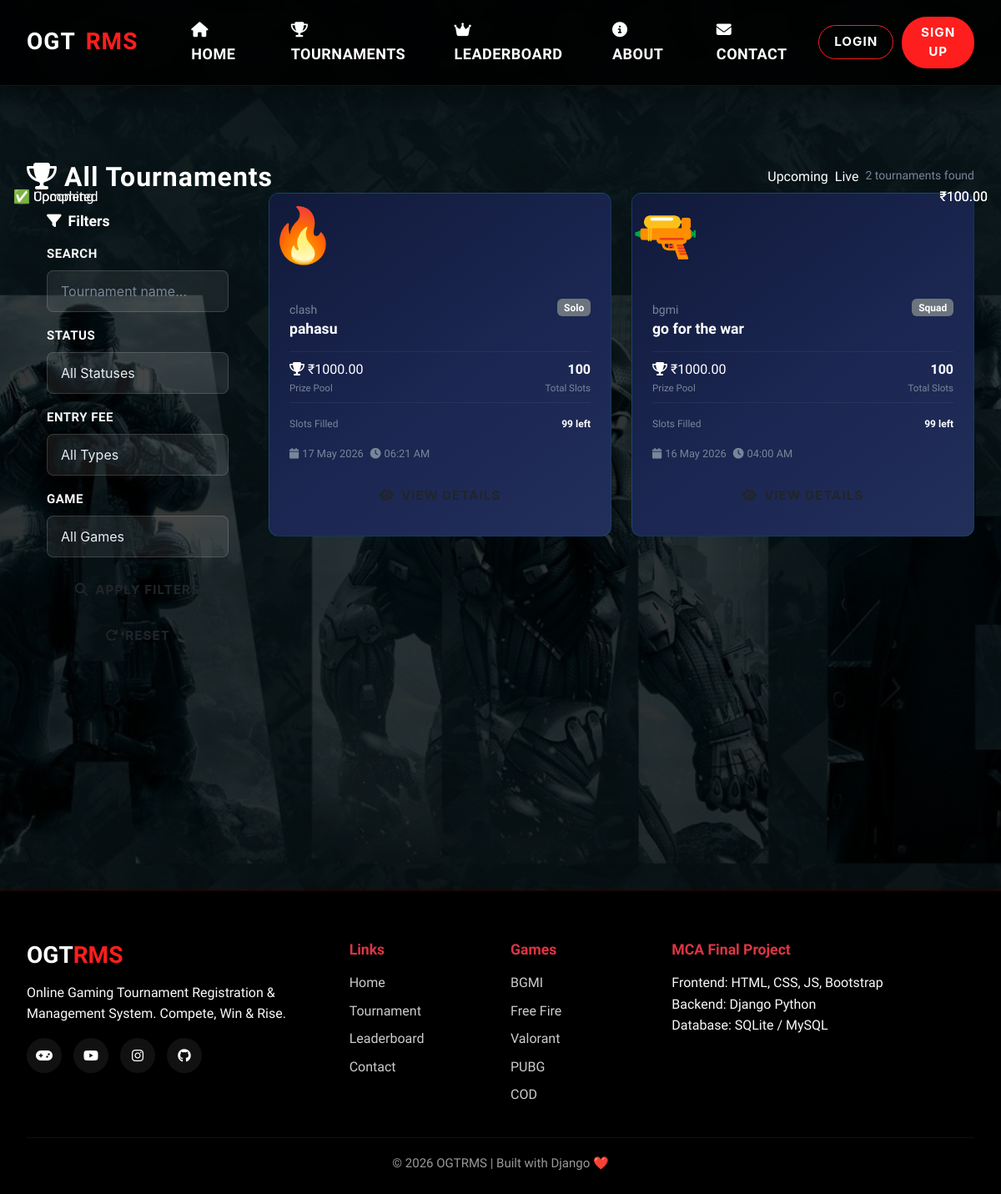
/tournaments/, run on the app's committed database.
### core/models.py (models this page shows, shortened)
class Tournament(models.Model):
    game = models.ForeignKey(Game, on_delete=models.CASCADE, related_name='tournaments')
    title = models.CharField(max_length=200)
    description = models.TextField()
    tournament_type = models.CharField(max_length=10, choices=TOURNAMENT_TYPE, default='SQUAD')
    status = models.CharField(max_length=15, choices=TOURNAMENT_STATUS, default='UPCOMING')
    entry_fee = models.DecimalField(max_digits=10, decimal_places=2, default=0)
    prize_pool = models.DecimalField(max_digits=12, decimal_places=2, default=0)
    first_prize = models.DecimalField(max_digits=10, decimal_places=2, default=0)
    second_prize = models.DecimalField(max_digits=10, decimal_places=2, default=0)
    third_prize = models.DecimalField(max_digits=10, decimal_places=2, default=0)
    total_slots = models.IntegerField(default=100)
    registered_slots = models.IntegerField(default=0)
    start_date = models.DateTimeField()
    end_date = models.DateTimeField()
    registration_deadline = models.DateTimeField()
    room_id = models.CharField(max_length=50, blank=True)
    room_password = models.CharField(max_length=50, blank=True)
    rules = models.TextField(blank=True)
    map_name = models.CharField(max_length=100, blank=True)
    is_featured = models.BooleanField(default=False)
    upi_id = models.CharField(max_length=100, default='ogtrms@upi')
    banner_image = models.ImageField(upload_to='tournament_banners/', blank=True, null=True)
    created_at = models.DateTimeField(auto_now_add=True)
    updated_at = models.DateTimeField(auto_now=True)
    @property
    def slots_left(self):
        return self.total_slots - self.registered_slots
    @property
    def is_free(self):
        return self.entry_fee == 0
    @property
    def fill_percentage(self):
        if self.total_slots == 0:
            return 0
        return int((self.registered_slots / self.total_slots) * 100)
    class Meta:
        verbose_name = "Tournament"
        verbose_name_plural = "Tournaments"
        ordering = ['-created_at']

class Game(models.Model):
    name = models.CharField(max_length=100, choices=GAME_CHOICES)
    display_name = models.CharField(max_length=100)
    description = models.TextField()
    image = models.ImageField(upload_to='games/', blank=True, null=True)
    banner = models.ImageField(upload_to='banners/', blank=True, null=True)
    genre = models.CharField(max_length=50, default='Battle Royale')
    is_active = models.BooleanField(default=True)
    created_at = models.DateTimeField(auto_now_add=True)
    class Meta:
        verbose_name = "Game"
        verbose_name_plural = "Games"

### core/views.py (the view)
# urls.py: path('tournaments/', views.tournaments_list, name='tournaments_list'),
def tournaments_list(request):
    q = request.GET.get('q', '')
    status_filter = request.GET.get('status', '')
    fee_filter = request.GET.get('fee', '')
    game_filter = request.GET.get('game', '')
    tournaments = Tournament.objects.select_related('game').all()
    if q:
        tournaments = tournaments.filter(
            Q(title__icontains=q) | Q(game__display_name__icontains=q)
        )
    if status_filter:
        tournaments = tournaments.filter(status=status_filter)
    if fee_filter == 'free':
        tournaments = tournaments.filter(entry_fee=0)
    elif fee_filter == 'paid':
        tournaments = tournaments.filter(entry_fee__gt=0)
    if game_filter:
        tournaments = tournaments.filter(game__name=game_filter)
    paginator = Paginator(tournaments, 9)
    page = request.GET.get('page', 1)
    tournaments_page = paginator.get_page(page)
    games = Game.objects.filter(is_active=True)
    context = {
        'tournaments': tournaments_page,
        'games': games,
        'q': q,
        'status_filter': status_filter,
        'fee_filter': fee_filter,
        'game_filter': game_filter,
    }
    return render(request, 'core/tournaments/list.html', context)

### core/context_processors.py (called while the page is built)
def site_context(request):
    context = {
        'site_name': 'OGTRMS',
        'site_tagline': 'Online Gaming Tournament Registration & Management System',
    }
    if request.user.is_authenticated:
        unread_count = Notification.objects.filter(
            Q(user=request.user) | Q(is_global=True),
            is_read=False
        ).count()
        context['unread_notifications'] = unread_count
    live_count = Tournament.objects.filter(status='LIVE').count()
    context['live_tournament_count'] = live_count
    return context

### core/templates/core/tournaments/list.html (shortened to what this page needs)
{% extends 'core/base.html' %}
{% load static %}
{% block content %}
<section class="page-banner">
    <div class="container">
        <div class="d-flex justify-content-between align-items-center flex-wrap gap-3">
            <h1 class="page-banner-title mb-0"><i class="fas fa-trophy me-2"></i>All Tournaments</h1>
            <div class="d-flex gap-2 flex-wrap">
                <span class="status-pill pill-UPCOMING">Upcoming</span>
                <span class="status-pill pill-APPROVED">Live</span>
                <span class="text-muted small">{{ tournaments.paginator.count }} tournaments found</span>
            </div>
        </div>
    </div>
</section>
<section class="section-padding">
    <div class="container">
        <div class="row g-4">
            <div class="col-lg-3">
                <div class="card-gaming p-4">
                    <h5 class="mb-3"><i class="fas fa-filter me-2 text-neon"></i>Filters</h5>
                    <form method="GET" class="needs-validation">
                        <div class="mb-3">
                            <label class="form-label">Search</label>
                            <input type="text" name="q" value="{{ q }}" id="tournamentSearch" class="form-control" placeholder="Tournament name...">
                        </div>
                        <div class="mb-3">
                            <label class="form-label">Status</label>
                            <select name="status" class="form-select">
                                <option value="">All Statuses</option>
                            </select>
                        </div>
                        <div class="mb-3">
                            <label class="form-label">Entry Fee</label>
                            <select name="fee" class="form-select">
                                <option value="">All Types</option>
                            </select>
                        </div>
                        <div class="mb-3">
                            <label class="form-label">Game</label>
                            <select name="game" class="form-select">
                                <option value="">All Games</option>
                            </select>
                        </div>
                        <button type="submit" class="btn btn-neon w-100 mb-2">
                            <i class="fas fa-search me-2"></i>Apply Filters
                        </button>
                        <a href="{% url 'tournaments_list' %}" class="btn btn-outline-neon w-100">
                            <i class="fas fa-redo me-2"></i>Reset
                        </a>
                    </form>
                </div>
            </div>
            <div class="col-lg-9">
                {% if tournaments %}
                <div class="row g-4">
                    {% for tournament in tournaments %}
                    <div class="col-md-6 col-lg-6">
                        <div class="tournament-card">
                            <div class="game-banner-placeholder {% if 'BGMI' in tournament.game.name %}game-bgmi{% elif 'FREE' in tournament.game.name %}game-ff{% elif 'VALORANT' in tournament.game.name %}game-valorant{% elif 'PUBG' in tournament.game.name %}game-pubg{% elif 'COD' in tournament.game.name %}game-cod{% else %}game-fifa{% endif %}">
                                <div class="position-absolute top-0 start-0 w-100 p-3 d-flex justify-content-between align-items-start">
                                    <span class="status-badge status-{{ tournament.status }}">
                                        {% if tournament.status == 'LIVE' %}🔴{% elif tournament.status == 'UPCOMING' %}⏳{% else %}✅{% endif %}
                                        {{ tournament.get_status_display }}
                                    </span>
                                    {% if tournament.is_free %}<span class="fee-badge fee-free">FREE</span>{% else %}<span class="fee-badge fee-paid">₹{{ tournament.entry_fee }}</span>{% endif %}
                                </div>
                                <div style="font-size:4rem;z-index:1;position:relative;">
                                    {% if 'BGMI' in tournament.game.name %}🔫{% elif 'FREE' in tournament.game.name %}🔥{% elif 'VALORANT' in tournament.game.name %}🎯{% elif 'PUBG' in tournament.game.name %}🪖{% elif 'COD' in tournament.game.name %}💀{% else %}⚽{% endif %}
                                </div>
                            </div>
                            <div class="p-4">
                                <div class="d-flex justify-content-between align-items-start mb-2">
                                    <div>
                                        <span class="text-muted small">{{ tournament.game.display_name }}</span>
                                        <h5 class="mb-0 text-white">{{ tournament.title }}</h5>
                                    </div>
                                    <span class="badge bg-secondary">{{ tournament.get_tournament_type_display }}</span>
                                </div>
                                <div class="d-flex justify-content-between align-items-center my-3 py-2" style="border-top:1px solid rgba(255,255,255,0.06);border-bottom:1px solid rgba(255,255,255,0.06);">
                                    <div>
                                        <div class="prize-tag"><i class="fas fa-trophy me-1"></i>₹{{ tournament.prize_pool }}</div>
                                        <div class="text-muted" style="font-size:0.72rem;">Prize Pool</div>
                                    </div>
                                    <div class="text-end">
                                        <div class="text-white fw-bold">{{ tournament.total_slots }}</div>
                                        <div class="text-muted" style="font-size:0.72rem;">Total Slots</div>
                                    </div>
                                </div>
                                <div class="mb-3">
                                    <div class="d-flex justify-content-between mb-1">
                                        <span class="text-muted" style="font-size:0.75rem;">Slots Filled</span>
                                        <span class="slots-left text-white fw-bold" style="font-size:0.75rem;">{{ tournament.slots_left }} left</span>
                                    </div>
                                </div>
                                <div class="d-flex gap-2 mb-3 text-muted flex-wrap" style="font-size:0.8rem;">
                                    <span><i class="fas fa-calendar me-1"></i>{{ tournament.start_date|date:"d M Y" }}</span>
                                    <span><i class="fas fa-clock me-1"></i>{{ tournament.start_date|date:"h:i A" }}</span>
                                </div>
                                <div class="d-grid gap-2">
                                    {% if user.is_authenticated and tournament.registration_open %}
                                    <a href="{% url 'register_tournament' tournament.pk %}" class="btn btn-neon">
                                        <i class="fas fa-gamepad me-2"></i>Register Now
                                    </a>
                                    {% else %}
                                    <a href="{% url 'tournament_detail' tournament.pk %}" class="btn btn-outline-neon">
                                        <i class="fas fa-eye me-2"></i>View Details
                                    </a>
                                    {% endif %}
                                </div>
                            </div>
                        </div>
                    </div>
                    {% endfor %}
                </div>
                {% endif %}
            </div>
        </div>
    </div>
</section>
{% endblock %}

### core/static/css/main.css (style rules this page uses)
:root { --primary-color: #0066ff; --primary-dark: #004bb8; --accent-cyan: #00d4ff; --accent-green: #00ff88; --accent-purple: #9d4edd; --accent-pink: #ff006e; --accent-gold: #ffd700; --bg-primary: #0a0e27; --bg-secondary: #111a3a; --bg-tertiary: #1a2550; --bg-hover: #222f5a; --bg-overlay: rgba(10, 14, 39, 0.95); --text-primary: #e8eef5; --text-secondary: #a8b5c7; --text-tertiary: #7a8599; --text-white: #ffffff; --border-primary: rgba(0, 212, 255, 0.15); --border-hover: rgba(0, 212, 255, 0.35); --glow-primary: rgba(0, 102, 255, 0.3); --glow-accent: rgba(0, 212, 255, 0.2); --gradient-primary: linear-gradient(135deg, #0a0e27 0%, #111a3a 50%, #1a2550 100%); --gradient-card: linear-gradient(145deg, #111a3a 0%, #1a2550 50%, #222f5a 100%); --gradient-accent: linear-gradient(135deg, #0066ff 0%, #00d4ff 100%); --gradient-premium: linear-gradient(135deg, #9d4edd 0%, #ff006e 50%, #ffd700 100%); --font-primary: 'Inter', 'Segoe UI', sans-serif; --font-gaming: 'Orbitron', monospace; --font-display: 'Space Grotesk', 'Rajdhani', sans-serif; }
* { box-sizing: border-box; }
html { scroll-behavior: smooth; font-size: 16px; }
body { background: var(--bg-primary); background-attachment: fixed; color: var(--text-primary); font-family: var(--font-primary); font-size: 1rem; line-height: 1.6; overflow-x: hidden; position: relative; }
h1, h2, h3, h4, h5, h6 { font-family: var(--font-display); color: var(--text-white); font-weight: 700; line-height: 1.2; margin-bottom: 1rem; }
h1 { font-size: 3rem; letter-spacing: -1px; }
h5 { font-size: 1.1rem; }
a { color: var(--accent-cyan); text-decoration: none; transition: all 0.3s cubic-bezier(0.34, 1.56, 0.64, 1); }
.btn { font-family: var(--font-primary); font-weight: 700; letter-spacing: 1px; text-transform: uppercase; border: none; border-radius: 8px; padding: 12px 28px; transition: all 0.3s cubic-bezier(0.34, 1.56, 0.64, 1); position: relative; overflow: hidden; cursor: pointer; font-size: 0.95rem; }
.btn::before { content: ''; position: absolute; inset: 0; background: rgba(255, 255, 255, 0.1); transform: translateX(-100%); transition: transform 0.4s ease; z-index: 0; }
.tournament-card { background: var(--gradient-card); border: 1px solid var(--border-primary); border-radius: 12px; overflow: hidden; transition: all 0.4s cubic-bezier(0.34, 1.56, 0.64, 1); height: 100%; display: flex; flex-direction: column; }
.form-label { display: block; color: var(--text-primary); font-weight: 600; margin-bottom: 0.5rem; font-size: 0.95rem; letter-spacing: 0.5px; text-transform: uppercase; }
.form-control, .form-select { background: rgba(26, 37, 80, 0.5); border: 1.5px solid var(--border-primary); color: var(--text-primary) !important; border-radius: 8px; padding: 12px 16px; font-family: var(--font-primary); transition: all 0.3s ease; width: 100%; }
.form-control::placeholder { color: var(--text-tertiary); }
.container { max-width: 1280px; margin: 0 auto; padding: 0 2rem; }
.text-white { color: var(--text-white) !important; }
.text-muted { color: var(--text-tertiary) !important; }
.bg-secondary { background: var(--bg-secondary); }
.section-padding { min-height: 100vh; position: relative; }
.form-label { color: #f8f9fa; font-weight: 600; margin-bottom: 8px; font-size: 15px; }
input, select, textarea { width: 100%; background: rgba(255,255,255,0.08) !important; border: 1px solid rgba(255,255,255,0.15) !important; color: #fff !important; padding: 12px 15px; border-radius: 12px; transition: all 0.3s ease; }
input::placeholder, textarea::placeholder { color: rgba(255,255,255,0.55); }
.page-banner-title { font-size: 2rem; font-weight: 800; letter-spacing: 1px; }

### data on the page
Tournament: status "Upcoming", entry_fee "100.00", game.display_name "clash", title "pahasu", tournament_type "Solo", prize_pool "1000.00", total_slots "100", slots_left "99", start_date "17 May 2026", start_date "06:21 AM"
Tournament: status "Completed", entry_fee "100.00", game.display_name "bgmi", title "go for the war", tournament_type "Squad", prize_pool "1000.00", total_slots "100", slots_left "99", start_date "16 May 2026", start_date "04:00 AM"

### other printed values
{{ tournaments.paginator.count }} "2"
